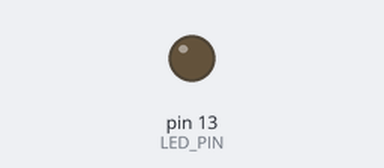
A sketch run on a simulated Teensy 3. Parts: output pins drawn as LEDs (lit = HIGH).

Above: at 0.5 s.
At 1.5 s:
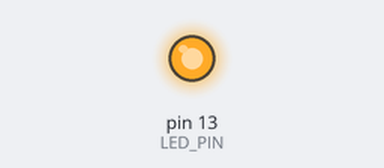
Timing chart, 0 to 5.2 s (numbered marks = the images above):
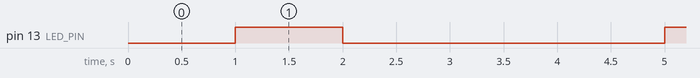

The sketch:

teensyInt.ino
```cpp
// test timer based interrupt on Teensy 3.5
#define LED_PIN 13
// action sequence for blinker
#define NONE 0
#define LED_OFF 1
#define LED_ON 2

IntervalTimer myTimer;

volatile byte pending_action_blinker = NONE;
void blinker() {

  switch (pending_action_blinker){

    case LED_ON:
      digitalWrite(LED_PIN,HIGH);
      //Serial.println("ISR led on");
      pending_action_blinker = LED_OFF;
      myTimer.begin(blinker,1e6);
      break;

    case LED_OFF:
      digitalWrite(LED_PIN,LOW);
      pending_action_blinker  = LED_ON;
      myTimer.begin(blinker,3e6);
      //Serial.println("ISR led off");
      break;

    case NONE:
      //Serial.println("ISR NONE");
      break;
  }
}

void setup() {
  // put your setup code here, to run once:
  pinMode(LED_PIN,OUTPUT);
  pending_action_blinker = LED_ON;
  myTimer.begin(blinker,1e6);
}

void loop() {
  // put your main code here, to run repeatedly:
}
```

Measured:
- by itself, pin 13 (LED_PIN): alternates HIGH for 1.0 s and LOW for 3.0 s
